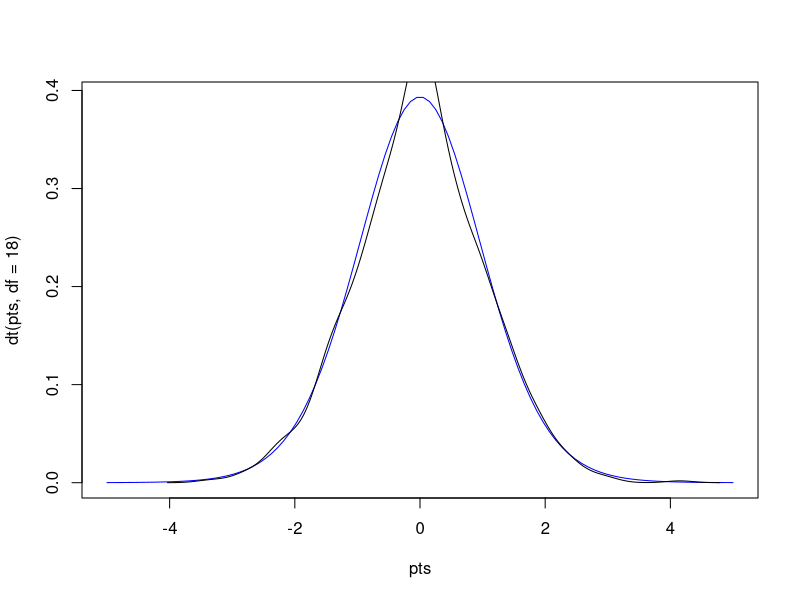
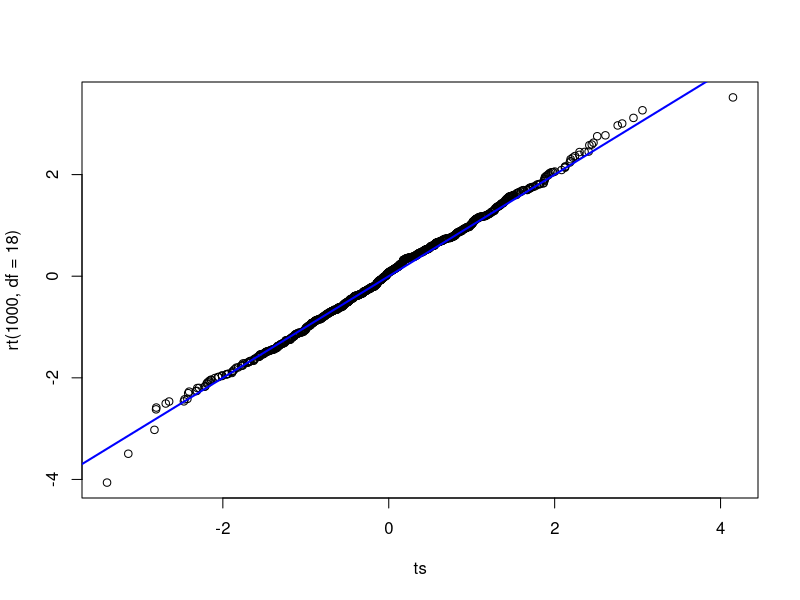
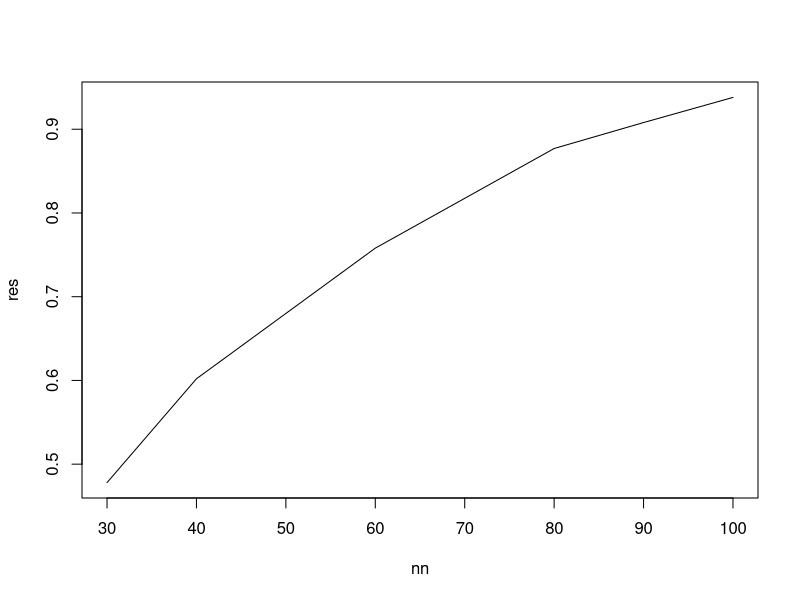

Recreate these plots in R, in order.
## ---- chunk 1
x<-rnorm(10)
y<-rnorm(10)
t.test(x,y)
## ---- chunk 2
ttest<-t.test(x,y)
names(ttest)
ttest$statistic
## ---- chunk 3
ts<-replicate(1000,t.test(rnorm(10),rnorm(10))$statistic)
## ---- chunk 4
pts<-seq(-5,5,length=100)
plot(pts,dt(pts,df=18),col="blue",type="l")
lines(density(ts))
## ---- chunk 5
qqplot(ts,rt(1000,df=18))
abline(0,1,col="blue",lwd=2)
## ---- chunk 6
probs<-c(0.90,0.95,0.99)
quantile(ts,probs)
qt(probs,df=18)
## ---- chunk 7
t.potencia=function(n){
  t1=qt(0.025,df=2*n-2)
  t2=qt(0.975,df=2*n-2)
  ts=replicate(1000,
               t.test(rnorm(n,5.0,1.0),rnorm(n,4.5,1.0))$statistic
               )
  sum(ts<t1 | ts>t2)/1000
}
## ---- chunk 8
t.potencia(90)
## ---- chunk 9
nn<-c(30,40,60,80,90,100)
res=sapply(nn,function(nn)t.potencia(nn))
plot(nn,res,type="l")
